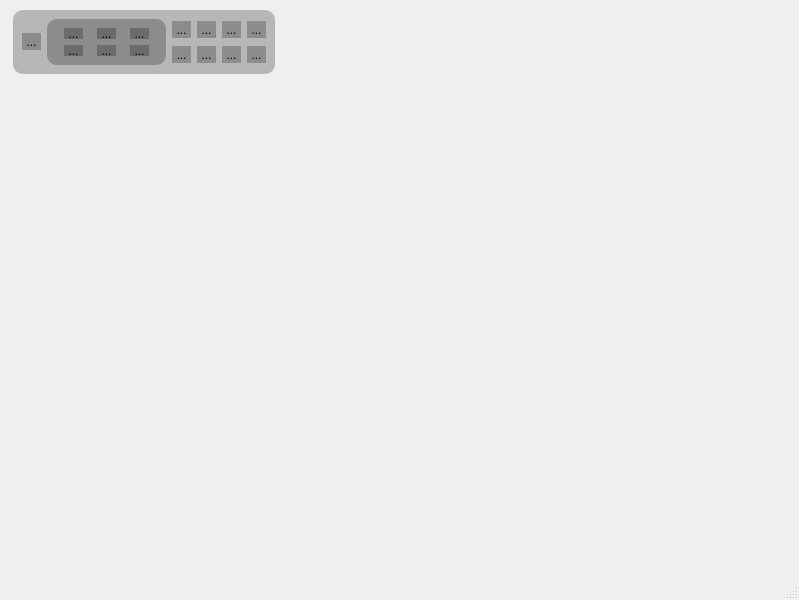
<?xml version="1.0" encoding="UTF-8"?>
<ui version="4.0">
 <class>MainWindow</class>
 <widget class="QMainWindow" name="MainWindow">
  <property name="geometry">
   <rect>
    <x>0</x>
    <y>0</y>
    <width>799</width>
    <height>600</height>
   </rect>
  </property>
  <property name="windowTitle">
   <string>MainWindow</string>
  </property>
  <widget class="QWidget" name="centralwidget">
   <widget class="QFrame" name="">
    <property name="geometry">
     <rect>
      <x>13</x>
      <y>10</y>
      <width>262</width>
      <height>64</height>
     </rect>
    </property>
    <property name="styleSheet">
     <string notr="true">background-color: rgba(0, 0, 0, 60);
border-radius: 10px;</string>
    </property>
    <layout class="QHBoxLayout" name="horizontalLayout_5">
     <item>
      <widget class="QToolButton" name="setbrushstyle">
       <property name="text">
        <string>...</string>
       </property>
       <property name="icon">
        <iconset resource="resourse.qrc">
         <normaloff>:/icons/E:/Dowloads/icons/format_paint_24dp_E8EAED_FILL0_wght400_GRAD0_opsz24.svg</normaloff>:/icons/E:/Dowloads/icons/format_paint_24dp_E8EAED_FILL0_wght400_GRAD0_opsz24.svg</iconset>
       </property>
      </widget>
     </item>
     <item>
      <widget class="QFrame" name="">
       <layout class="QVBoxLayout" name="verticalLayout">
        <item>
         <layout class="QHBoxLayout" name="horizontalLayout_2">
          <item>
           <widget class="QToolButton" name="Square_b">
            <property name="text">
             <string>...</string>
            </property>
            <property name="icon">
             <iconset resource="resourse.qrc">
              <normaloff>:/icons/E:/Dowloads/icons/check_box_outline_blank_24dp_E8EAED_FILL0_wght400_GRAD0_opsz24.svg</normaloff>:/icons/E:/Dowloads/icons/check_box_outline_blank_24dp_E8EAED_FILL0_wght400_GRAD0_opsz24.svg</iconset>
            </property>
           </widget>
          </item>
          <item>
           <widget class="QToolButton" name="Star_b">
            <property name="text">
             <string>...</string>
            </property>
            <property name="icon">
             <iconset resource="resourse.qrc">
              <normaloff>:/icons/E:/Dowloads/icons/star_24dp_E8EAED_FILL0_wght400_GRAD0_opsz24.svg</normaloff>:/icons/E:/Dowloads/icons/star_24dp_E8EAED_FILL0_wght400_GRAD0_opsz24.svg</iconset>
            </property>
           </widget>
          </item>
          <item>
           <widget class="QToolButton" name="Arrow_b">
            <property name="text">
             <string>...</string>
            </property>
            <property name="icon">
             <iconset resource="resourse.qrc">
              <normaloff>:/icons/E:/Dowloads/icons/arrow_forward_24dp_E8EAED_FILL0_wght400_GRAD0_opsz24.svg</normaloff>:/icons/E:/Dowloads/icons/arrow_forward_24dp_E8EAED_FILL0_wght400_GRAD0_opsz24.svg</iconset>
            </property>
           </widget>
          </item>
         </layout>
        </item>
        <item>
         <layout class="QHBoxLayout" name="horizontalLayout">
          <item>
           <widget class="QToolButton" name="line_b">
            <property name="text">
             <string>...</string>
            </property>
            <property name="icon">
             <iconset resource="resourse.qrc">
              <normaloff>:/icons/E:/Dowloads/icons/diagonal_line_24dp_E8EAED_FILL0_wght400_GRAD0_opsz24.svg</normaloff>:/icons/E:/Dowloads/icons/diagonal_line_24dp_E8EAED_FILL0_wght400_GRAD0_opsz24.svg</iconset>
            </property>
           </widget>
          </item>
          <item>
           <widget class="QToolButton" name="Circle_b">
            <property name="text">
             <string>...</string>
            </property>
            <property name="icon">
             <iconset resource="resourse.qrc">
              <normaloff>:/icons/E:/Dowloads/icons/animation_24dp_E8EAED_FILL0_wght400_GRAD0_opsz24.svg</normaloff>:/icons/E:/Dowloads/icons/animation_24dp_E8EAED_FILL0_wght400_GRAD0_opsz24.svg</iconset>
            </property>
           </widget>
          </item>
          <item>
           <widget class="QToolButton" name="Triangle_5">
            <property name="text">
             <string>...</string>
            </property>
            <property name="icon">
             <iconset resource="resourse.qrc">
              <normaloff>:/icons/E:/Dowloads/icons/change_history_24dp_E8EAED_FILL0_wght400_GRAD0_opsz24.svg</normaloff>:/icons/E:/Dowloads/icons/change_history_24dp_E8EAED_FILL0_wght400_GRAD0_opsz24.svg</iconset>
            </property>
           </widget>
          </item>
         </layout>
        </item>
       </layout>
      </widget>
     </item>
     <item>
      <layout class="QVBoxLayout" name="verticalLayout_3">
       <item>
        <widget class="QToolButton" name="addtext">
         <property name="text">
          <string>...</string>
         </property>
         <property name="icon">
          <iconset resource="resourse.qrc">
           <normaloff>:/icons/E:/Dowloads/icons/text_fields_24dp_E8EAED_FILL0_wght400_GRAD0_opsz24.svg</normaloff>:/icons/E:/Dowloads/icons/text_fields_24dp_E8EAED_FILL0_wght400_GRAD0_opsz24.svg</iconset>
         </property>
        </widget>
       </item>
       <item>
        <widget class="QToolButton" name="clear_l">
         <property name="text">
          <string>...</string>
         </property>
         <property name="icon">
          <iconset resource="resourse.qrc">
           <normaloff>:/icons/E:/Dowloads/icons/clear_all_24dp_E8EAED_FILL0_wght400_GRAD0_opsz24.svg</normaloff>:/icons/E:/Dowloads/icons/clear_all_24dp_E8EAED_FILL0_wght400_GRAD0_opsz24.svg</iconset>
         </property>
        </widget>
       </item>
      </layout>
     </item>
     <item>
      <layout class="QVBoxLayout" name="verticalLayout_2">
       <item>
        <layout class="QHBoxLayout" name="horizontalLayout_3">
         <item>
          <widget class="QToolButton" name="undo_l">
           <property name="text">
            <string>...</string>
           </property>
           <property name="icon">
            <iconset resource="resourse.qrc">
             <normaloff>:/icons/E:/Dowloads/icons/undo_24dp_E8EAED_FILL0_wght400_GRAD0_opsz24.svg</normaloff>:/icons/E:/Dowloads/icons/undo_24dp_E8EAED_FILL0_wght400_GRAD0_opsz24.svg</iconset>
           </property>
          </widget>
         </item>
         <item>
          <widget class="QToolButton" name="redo_l">
           <property name="text">
            <string>...</string>
           </property>
           <property name="icon">
            <iconset resource="resourse.qrc">
             <normaloff>:/icons/E:/Dowloads/icons/redo_24dp_E8EAED_FILL0_wght400_GRAD0_opsz24.svg</normaloff>:/icons/E:/Dowloads/icons/redo_24dp_E8EAED_FILL0_wght400_GRAD0_opsz24.svg</iconset>
           </property>
          </widget>
         </item>
         <item>
          <widget class="QToolButton" name="saveimage">
           <property name="text">
            <string>...</string>
           </property>
           <property name="icon">
            <iconset resource="resourse.qrc">
             <normaloff>:/icons/E:/Dowloads/icons/save_as_24dp_E8EAED_FILL0_wght400_GRAD0_opsz24.svg</normaloff>:/icons/E:/Dowloads/icons/save_as_24dp_E8EAED_FILL0_wght400_GRAD0_opsz24.svg</iconset>
           </property>
          </widget>
         </item>
        </layout>
       </item>
       <item>
        <layout class="QHBoxLayout" name="horizontalLayout_4">
         <item>
          <widget class="QToolButton" name="setColor_l">
           <property name="text">
            <string>...</string>
           </property>
           <property name="icon">
            <iconset resource="resourse.qrc">
             <normaloff>:/icons/E:/Dowloads/icons/palette_24dp_E8EAED_FILL0_wght400_GRAD0_opsz24.svg</normaloff>:/icons/E:/Dowloads/icons/palette_24dp_E8EAED_FILL0_wght400_GRAD0_opsz24.svg</iconset>
           </property>
          </widget>
         </item>
         <item>
          <widget class="QToolButton" name="setPenWidth_l">
           <property name="text">
            <string>...</string>
           </property>
           <property name="icon">
            <iconset resource="resourse.qrc">
             <normaloff>:/icons/E:/Dowloads/icons/brush_24dp_E8EAED_FILL0_wght400_GRAD0_opsz24.svg</normaloff>:/icons/E:/Dowloads/icons/brush_24dp_E8EAED_FILL0_wght400_GRAD0_opsz24.svg</iconset>
           </property>
          </widget>
         </item>
         <item>
          <widget class="QToolButton" name="openimage">
           <property name="text">
            <string>...</string>
           </property>
           <property name="icon">
            <iconset resource="resourse.qrc">
             <normaloff>:/icons/E:/Dowloads/icons/open_in_browser_24dp_E8EAED_FILL0_wght400_GRAD0_opsz24.svg</normaloff>:/icons/E:/Dowloads/icons/open_in_browser_24dp_E8EAED_FILL0_wght400_GRAD0_opsz24.svg</iconset>
           </property>
          </widget>
         </item>
        </layout>
       </item>
      </layout>
     </item>
    </layout>
   </widget>
  </widget>
  <widget class="QStatusBar" name="statusbar"/>
 </widget>
 <resources>
  <include location="resourse.qrc"/>
 </resources>
 <connections/>
</ui>
